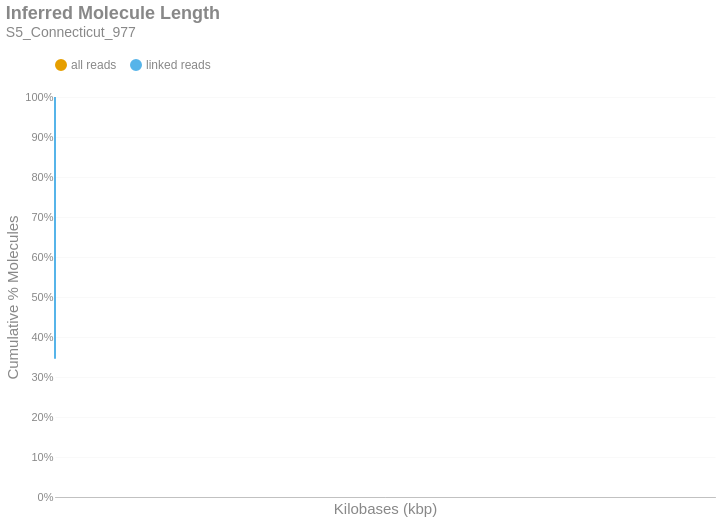

Notebook code for this chart:
### Markdown cell above
### Inferred Molecule Length
This is the cumulative frequency distribution of molecule lengths inferred from the first and last alignment positions along a contig for all alignments associated with a single linked-read barcode on a given contig.There are two distributions: one with `all` the alignments (yellow) and another with only `linked reads` (blue). The percent of molecules in the `linked reads` distribution is relative to the total number of linked molecules.

### Code cell
if SKIPLR:
    print_html(f"Skipped")
else:
    binned_df = consolidated_hist(valids['length_inferred']/1000, mask, 10, True)
    binned_df = binned_df.with_columns(
        pl.when(pl.col('bin').cast(pl.Utf8) == '0').then(pl.lit('1')).otherwise(pl.col('bin').cast(pl.Utf8)).alias('bin')
    )
    with SafeRender(binned_df):
        (
            density_plot(binned_df, 'Inferred Molecule Length', samplename, 'inferredlen')
            .transform_calculate(bin_kb='datum.bin / 1000')
            .encode(
                x=alt.X('bin_kb:Q', title="Kilobases (kbp)").scale(type='log', padding=0).axis(labelAngle=-40),
                y=alt.Y('value:Q', title='Cumulative % Molecules')
                    .axis(format='%')
                    .stack(False)
                    .scale(domainMin=0, domainMax=1,padding=0),
                color=alt.Color("key:N").scale(domain = ["all reads", "linked reads"]),
                tooltip = [
                    alt.Tooltip("key:N", title = "Data Type"),
                    alt.Tooltip("range_label:N", title="Kilobases"),
                    alt.Tooltip("value:Q", format = ".2%", title="% Molecules (Cum.)")
                ]
            )
        ).display()

### Figure 1 — Vega-Lite specification as saved in the notebook (floating-point values rounded to 4 significant figures; data arrays with more than 128 entries replaced by an {"elided": "..."} marker saying what was removed)
{"width": "container", "height": 400, "config": {"title": {"anchor": "start", "dy": -15, "fontSize": 18, "color": "#888888", "subtitleColor": "#888888", "subtitleFontSize": 14}, "arc": {"fill": "#0072B2"}, "axis": {"domainColor": "#888888", "domainWidth": 0.5, "gridWidth": 0.2, "grid": false, "titleFontWeight": 400, "titleFontSize": 15, "labelFontSize": 11, "labelColor": "#888888", "tickColor": "#888888", "tickWidth": 0.2, "titleColor": "#888888"}, "axisBand": {"grid": false}, "axisX": {"grid": true, "tickSize": 10, "domainCap": "round"}, "axisY": {"domain": false, "grid": true, "tickSize": 0, "domainCap": "round"}, "background": "transparent", "header": {"labelFontSize": 15, "labelColor": "#888888", "titleFontSize": 15, "titleFontWeight": 600, "titleColor": "#888888"}, "legend": {"labelFont": "sans-serif", "labelFontSize": 12, "labelColor": "#888888", "symbolSize": 100, "symbolType": "circle", "titleFontSize": 12, "titlePadding": 10, "titleColor": "#888888", "title": null, "orient": "top"}, "range": {"category": ["#E69F00", "#56B4E9", "#009E73", "#F0E442", "#0072B2", "#D55E00", "#CC79A7", "#000000"], "diverging": ["#cfe8f3", "#a2d4ec", "#73bfe2", "#46abdb", "#1696d2", "#12719e"]}, "area": {"fill": "#0072B2", "fillOpacity": 0.7, "line": true, "strokeOpacity": 0.7}, "line": {"color": "#0072B2", "stroke": "#0072B2", "strokeWidth": 2}, "trail": {"color": "#0072B2", "stroke": "#0072B2", "strokeWidth": 0, "size": 1}, "point": {"filled": true, "fillOpacity": 1.0, "size": 95}, "text": {"color": "#888888", "fontSize": 11, "align": "right", "fontWeight": 400, "size": 11}, "bar": {"fill": "#0072B2", "stroke": null}, "view": {"stroke": null, "continuousWidth": 660, "continuousHeight": 400}}, "data": {"name": "data-19da4ce383fc99828b334df5fc7d201c"}, "mark": {"type": "line", "interpolate": "monotone", "point": {"opacity": 0, "size": 275}}, "encoding": {"color": {"field": "key", "scale": {"domain": ["all reads", "linked reads"]}, "type": "nominal"}, "tooltip": [{"field": "key", "title": "Data Type", "type": "nominal"}, {"field": "range_label", "title": "Kilobases", "type": "nominal"}, {"field": "value", "format": ".2%", "title": "% Molecules (Cum.)", "type": "quantitative"}], "x": {"axis": {"labelAngle": -40}, "field": "bin_kb", "scale": {"type": "log", "padding": 0}, "title": "Kilobases (kbp)", "type": "quantitative"}, "y": {"axis": {"format": "%"}, "field": "value", "scale": {"domainMin": 0, "domainMax": 1, "padding": 0}, "stack": false, "title": "Cumulative % Molecules", "type": "quantitative"}}, "params": [{"name": "param_c36ac31b6afebe62", "select": {"type": "point", "fields": ["key"]}, "bind": "legend"}], "title": {"text": "Inferred Molecule Length", "subtitle": "S5_Connecticut_977"}, "transform": [{"fold": ["all reads (cumsum)", "linked reads (cumsum)"]}, {"calculate": "replace(datum.key, ' (cumsum)', '')", "as": "key"}, {"filter": {"param": "param_c36ac31b6afebe62"}}, {"calculate": "datum.bin / 1000", "as": "bin_kb"}], "usermeta": {"embedOptions": {"downloadFileName": "S5_Connecticut_977.inferredlen"}}, "$schema": "https://vega.github.io/schema/vega-lite/v6.1.0.json", "datasets": {"data-19da4ce383fc99828b334df5fc7d201c": {"elided": "788 records"}}}
